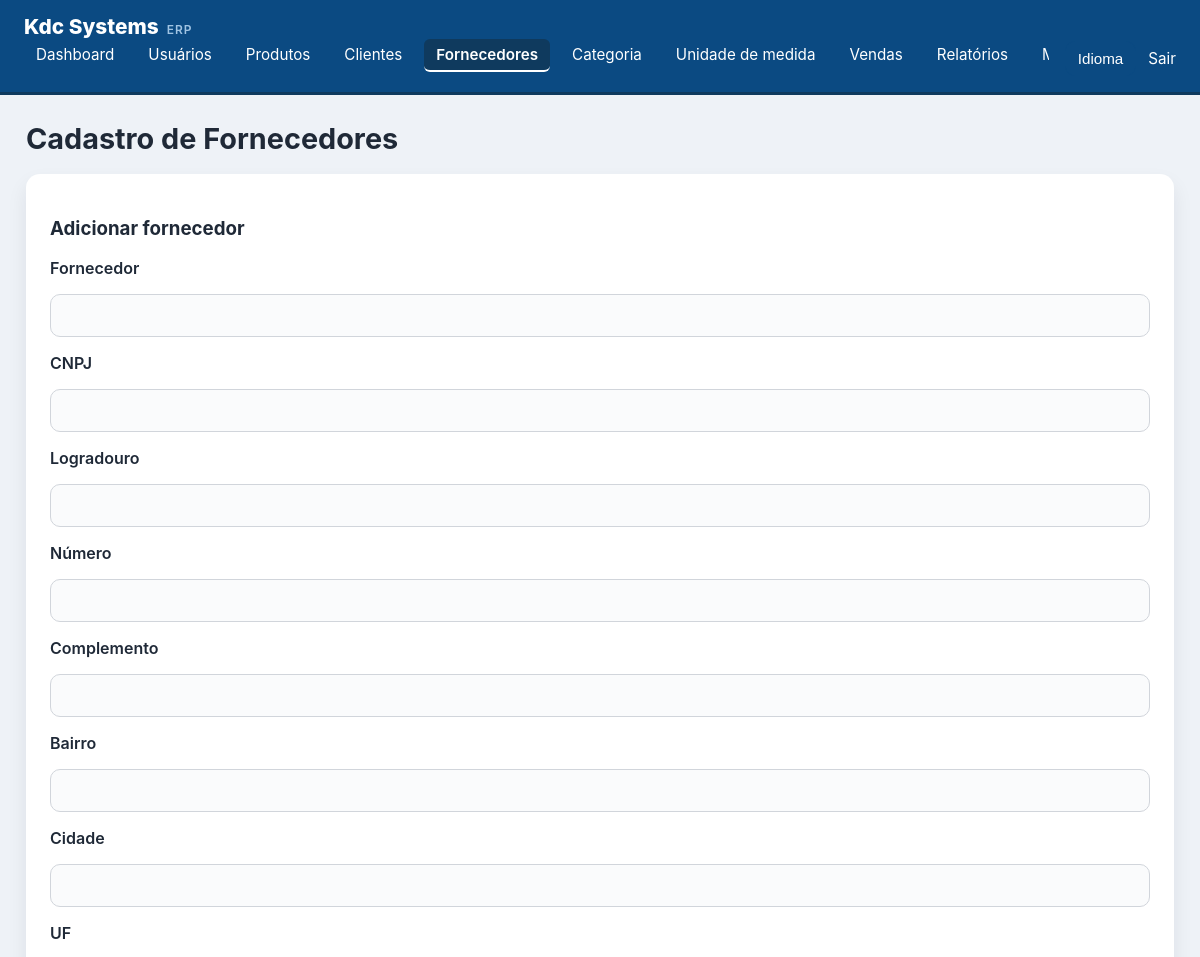
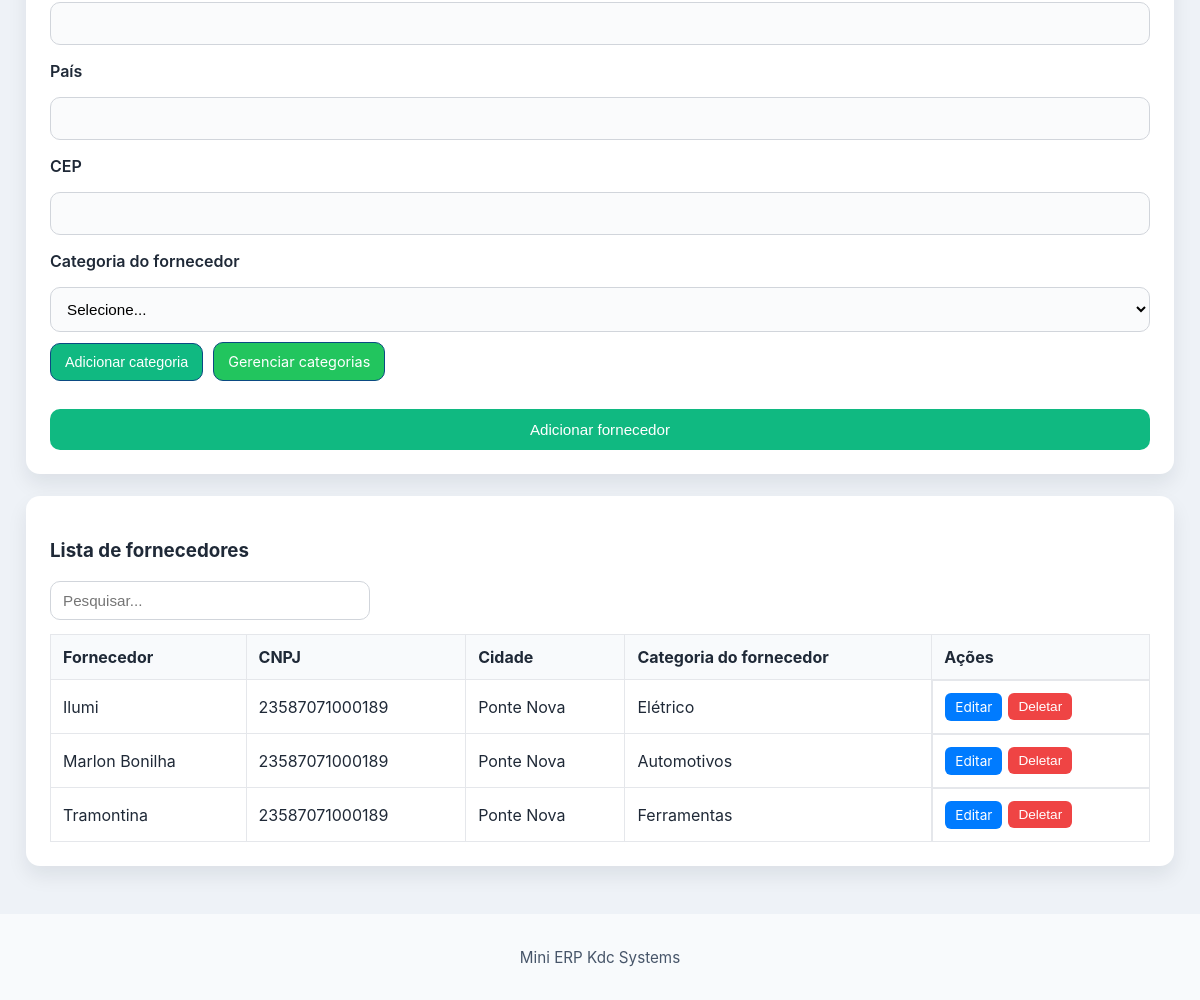
Page /cadastro/fornecedores (signed in) on the committed database (2 pictures, top to bottom).
### tables this page shows
CREATE TABLE suppliers (
    id INTEGER PRIMARY KEY AUTOINCREMENT,
    name TEXT NOT NULL,
    cnpj TEXT,
    address TEXT,
    category TEXT
, street TEXT, number TEXT, complement TEXT, neighborhood TEXT, city TEXT, state TEXT, country TEXT, postal_code TEXT, category_id INTEGER);

CREATE TABLE categories (
    id INTEGER PRIMARY KEY AUTOINCREMENT,
    name TEXT UNIQUE NOT NULL
);

### app.py (the view, shortened to what this page needs)
@app.route("/cadastro/<entity>", methods=["GET", "POST"])
def cadastro(entity):
    if not session.get("user"):
        return redirect(url_for("login"))
    entity = entity.lower()
    conn = get_db_connection(app.config["DATABASE"])
    rows = []
    categories = conn.execute("SELECT * FROM categories ORDER BY name").fetchall()
    units = conn.execute("SELECT * FROM units ORDER BY name").fetchall()
    suppliers = conn.execute("SELECT * FROM suppliers ORDER BY name").fetchall()
    edit_id = request.args.get("edit_id") or request.form.get("edit_id")
    edit_data = None
    if entity == "usuarios":
        rows = conn.execute("SELECT * FROM users ORDER BY username").fetchall()
    elif entity == "produtos":
        rows = conn.execute(
            "SELECT p.*, c.name AS category_name, u.name AS unit_name, s.name AS supplier_name FROM products p LEFT JOIN categories c ON p.category_id = c.id LEFT JOIN units u ON p.unit_id = u.id LEFT JOIN suppliers s ON p.supplier_id = s.id ORDER BY p.name"
        ).fetchall()
    elif entity == "clientes":
        rows = conn.execute("SELECT * FROM clients ORDER BY name").fetchall()
    elif entity == "fornecedores":
        rows = conn.execute(
            "SELECT s.*, c.name AS category_name FROM suppliers s LEFT JOIN categories c ON s.category_id = c.id ORDER BY s.name"
        ).fetchall()
    elif entity == "categorias":
        rows = conn.execute("SELECT * FROM categories ORDER BY name").fetchall()
    elif entity == "unidades":
        rows = conn.execute("SELECT * FROM units ORDER BY name").fetchall()
    else:
        conn.close()
        flash(translate("error_required_fields"), "error")
        return redirect(url_for("dashboard"))
    conn.close()
    return render_template(
        "cadastro.html",
        title=get_entity_title(entity),
        entity=entity,
        rows=rows,
        categories=categories,
        units=units,
        suppliers=suppliers,
        edit_id=edit_id,
        edit_data=edit_data,
    )

### app.py (called while the page is built)
def translate(key):
    lang = session.get("lang", DEFAULT_LANG)
    return TRANSLATIONS.get(lang, TRANSLATIONS[DEFAULT_LANG]).get(key, TRANSLATIONS[DEFAULT_LANG].get(key, key))

@app.context_processor
def inject_translations():
    return {
        "t": lambda key: translate(key),
        "languages": LANGUAGES,
        "current_language": session.get("lang", DEFAULT_LANG),
    }

def get_entity_title(entity):
    labels = {
        "usuarios": translate("menu_users"),
        "produtos": translate("menu_products"),
        "clientes": translate("menu_clients"),
        "fornecedores": translate("menu_suppliers"),
        "categorias": translate("category_label"),
        "unidades": translate("unit_label"),
    }
    return f"Cadastro de {labels.get(entity, entity.capitalize())}"

### models.py (called while the page is built)
def get_db_connection(db_path: str):
    try:
        connection = sqlite3.connect(db_path, timeout=10.0)
        connection.row_factory = sqlite3.Row
        connection.execute("PRAGMA journal_mode=WAL")
        connection.execute("PRAGMA synchronous=NORMAL")
        return connection
    except sqlite3.DatabaseError as e:
        logger.error(f"Erro ao conectar ao banco de dados: {e}")
        raise

### templates/cadastro.html (shortened to what this page needs)
{% extends "base.html" %}
{% block content %}
  {% if entity == 'usuarios' %}
    <div class="form-card">
      <h3>{% if edit_id %}Editar Usuário{% else %}{{ t('add_user') }}{% endif %}</h3>
      <form method="post" action="{{ url_for('cadastro', entity='usuarios') }}">
        {% if edit_id %}<input type="hidden" name="edit_id" value="{{ edit_id }}">{% endif %}
        <label>{{ t('name_label') }} *</label>
        <input type="text" name="name" placeholder="Ex: João Silva" value="{{ edit_data.get('name', '') if edit_data else '' }}" required>
        <label>{{ t('username_label') }} (Login) *</label>
        <input type="text" name="username" placeholder="Ex: joao.silva (sem espaços)" value="{{ edit_data.get('username', '') if edit_data else '' }}" required pattern="[A-Za-z0-9._-]+" {% if edit_id %}readonly{% endif %}>
        {% if not edit_id %}<label>{{ t('password_label') }} *</label>
        <input type="password" name="password" required>{% else %}<label>{{ t('password_label') }} (deixe em branco para manter)</label>
        <input type="password" name="password">{% endif %}
        <label>{{ t('email_label') }}</label>
        <input type="email" name="email" value="{{ edit_data.get('email', '') if edit_data else '' }}">
        <button type="submit" class="btn-add">{% if edit_id %}Atualizar{% else %}{{ t('add_user') }}{% endif %}</button>
        {% if edit_id %}<a href="{{ url_for('cadastro', entity='usuarios') }}" class="outline-button">Cancelar</a>{% endif %}
      </form>
    </div>
    <div class="table-card">
      <h3>{{ t('user_list') }}</h3>
      <div class="table-search">
        <input type="search" class="search-input" placeholder="{{ t('search_placeholder') }}" oninput="filterTable('users-table', this.value)">
      </div>
      <table id="users-table">
        <thead>
          <tr><th>Nome</th><th>{{ t('username_label') }}</th><th>{{ t('email_label') }}</th><th>{{ t('actions') }}</th></tr>
        </thead>
        <tbody>
          {% for user in rows %}
            <tr>
              <td>{{ user['name'] or user['username'] }}</td>
              <td>{{ user['username'] }}</td>
              <td>{{ user['email'] or '-' }}</td>
              <td class="action-buttons">
                <a href="{{ url_for('cadastro', entity='usuarios', edit_id=user['id']) }}" class="btn-edit">Editar</a>
                <form class="inline-form" method="post" action="{{ url_for('cadastro', entity='usuarios') }}" onsubmit="return confirm('Tem certeza que deseja deletar?');">
                  <input type="hidden" name="delete_id" value="{{ user['id'] }}">
                  <button type="submit" class="btn-delete">Deletar</button>
                </form>
                <form class="inline-form" method="post" action="{{ url_for('cadastro', entity='usuarios') }}">
                  <input type="hidden" name="reset_id" value="{{ user['id'] }}">
                  <input type="password" name="reset_password" placeholder="{{ t('new_password_placeholder') }}" required>
                  <button type="submit" name="action" value="reset">{{ t('reset_password_button') }}</button>
                </form>
              </td>
            </tr>
          {% else %}
            <tr><td colspan="4">{{ t('no_records_found') }}</td></tr>
          {% endfor %}
        </tbody>
      </table>
    </div>
  {% elif entity == 'fornecedores' %}
    <div class="form-card">
      <h3>{% if edit_id %}Editar Fornecedor{% else %}{{ t('add_supplier') }}{% endif %}</h3>
      <form method="post" action="{{ url_for('cadastro', entity='fornecedores') }}">
        <label>{{ t('supplier_name') }}</label>
        <input type="text" name="name" value="{{ edit_data.get('name', '') if edit_data else '' }}" required>
        <label>{{ t('cnpj_label') }}</label>
        <input type="text" name="cnpj" inputmode="numeric" pattern="[0-9]*" maxlength="14" value="{{ edit_data.get('cnpj', '') if edit_data else '' }}" oninput="this.value=this.value.replace(/\D/g,'')">
        <label>{{ t('street_label') }}</label>
        <input type="text" name="street" value="{{ edit_data.get('street', '') if edit_data else '' }}">
        <label>{{ t('number_label') }}</label>
        <input type="text" name="number" value="{{ edit_data.get('number', '') if edit_data else '' }}">
        <label>{{ t('complement_label') }}</label>
        <input type="text" name="complement" value="{{ edit_data.get('complement', '') if edit_data else '' }}">
        <label>{{ t('neighborhood_label') }}</label>
        <input type="text" name="neighborhood" value="{{ edit_data.get('neighborhood', '') if edit_data else '' }}">
        <label>{{ t('city_label') }}</label>
        <input type="text" name="city" value="{{ edit_data.get('city', '') if edit_data else '' }}">
        <label>{{ t('state_label') }}</label>
        <input type="text" name="state" maxlength="2" pattern="[A-Za-z]{0,2}" style="text-transform: uppercase;" value="{{ edit_data.get('state', '') if edit_data else '' }}" oninput="this.value=this.value.replace(/[^A-Za-z]/g,'').toUpperCase()">
        <label>{{ t('country_label') }}</label>
        <input type="text" name="country" value="{{ edit_data.get('country', '') if edit_data else '' }}">
        <label>{{ t('zipcode_label') }}</label>
        <input type="text" name="postal_code" inputmode="numeric" pattern="[0-9]*" maxlength="8" value="{{ edit_data.get('postal_code', '') if edit_data else '' }}" oninput="this.value=this.value.replace(/\D/g,'')">
        <label>{{ t('supplier_category') }}</label>
        <div class="inline-group">
          <select name="category_id" required>
            <option value="">Selecione...</option>
          </select>
          <button type="button" class="outline-button small btn-add" onclick="toggleCategoryForm('supplier-category-form', this)">{{ t('add_category') }}</button>
          <a href="{{ url_for('cadastro', entity='categorias') }}" class="outline-button small btn-manage">{{ t('manage_categories') }}</a>
        </div>
        <button type="submit" class="btn-add">{% if edit_id %}Atualizar{% else %}{{ t('add_supplier') }}{% endif %}</button>
      </form>
    </div>
    <div class="table-card">
      <h3>{{ t('supplier_list') }}</h3>
      <div class="table-search">
        <input type="search" class="search-input" placeholder="{{ t('search_placeholder') }}" oninput="filterTable('suppliers-table', this.value)">
      </div>
      <table id="suppliers-table">
        <thead>
          <tr><th>{{ t('supplier_name') }}</th><th>{{ t('cnpj_label') }}</th><th>{{ t('city_label') }}</th><th>{{ t('supplier_category') }}</th><th>{{ t('actions') }}</th></tr>
        </thead>
        <tbody>
          {% for supplier in rows %}
            <tr>
              <td>{{ supplier['name'] }}</td>
              <td>{{ supplier['cnpj'] }}</td>
              <td>{{ supplier['city'] or '-' }}</td>
              <td>{{ supplier['category_name'] or supplier['category'] or '-' }}</td>
              <td class="action-buttons">
                <a href="{{ url_for('cadastro', entity='fornecedores', edit_id=supplier['id']) }}" class="btn-edit">Editar</a>
                <form class="inline-form" method="post" action="{{ url_for('cadastro', entity='fornecedores') }}" onsubmit="return confirm('Tem certeza que deseja deletar?');">
                  <button type="submit" class="btn-delete">Deletar</button>
                </form>
              </td>
            </tr>
          {% else %}
            <tr><td colspan="5">{{ t('no_records_found') }}</td></tr>
          {% endfor %}
        </tbody>
      </table>
    </div>
  {% endif %}
{% endblock %}

### static/css/style.css (style rules this page uses)
* { box-sizing: border-box; }
body { margin: 0; font-family: Inter, Arial, sans-serif; background: #eef2f7; color: #1f2937; }
.login-card, .form-card, .table-card, .notice-card, .manual-card, .card { background: #fff; border-radius: 14px; box-shadow: 0 10px 20px rgba(15, 23, 42, 0.08); padding: 24px; margin-bottom: 22px; }
.login-card form, .form-card form { display: grid; gap: 16px; }
.login-card label, .form-card label { font-weight: 600; }
.login-card input, .form-card input, .form-card select, .sale-row input, .sale-row select { width: 100%; border: 1px solid #d1d5db; border-radius: 10px; padding: 12px; font-size: 0.95rem; background: #fafbfc; }
button, .outline-button { border: none; border-radius: 10px; background: #0b4a82; color: #fff; cursor: pointer; padding: 12px 18px; font-size: 0.95rem; }
.outline-button { background: transparent; color: #0b4a82; border: 1px solid #0b4a82; text-decoration: none; display: inline-block; }
.table-card table { width: 100%; border-collapse: collapse; margin-top: 12px; }
.table-card th, .table-card td { border: 1px solid #e5e7eb; padding: 12px; text-align: left; }
.table-card thead { background: #f8fafc; }
.inline-form { display: grid; grid-template-columns: 160px 1fr auto; gap: 10px; }
.btn-add { background: #10b981 !important; color: #fff !important; }
.btn-delete { background: #ef4444 !important; color: #fff !important; }

### templates/cadastro.html (style rules this page uses)
.inline-group { display: flex; gap: 10px; flex-wrap: wrap; align-items: flex-end; margin-bottom: 12px; }
.table-search { margin-bottom: 14px; }
.search-input { width: 100%; max-width: 320px; padding: 10px 12px; border: 1px solid #d1d5db; border-radius: 10px; background: #ffffff; color: #111827; font-size: 0.95rem; }
.outline-button.small { padding: 10px 14px; font-size: 0.9rem; }
.action-buttons { white-space: nowrap; display: flex; gap: 6px; flex-wrap: wrap; }
.action-buttons form { display: inline; }
.btn-edit, .btn-delete, .action-buttons button { padding: 6px 10px; font-size: 0.85rem; border: none; border-radius: 6px; cursor: pointer; text-decoration: none; display: inline-block; transition: all 0.2s ease; }
.btn-edit { background: #007bff; color: white; }
.btn-delete { background: #ef4444; color: white; }
.btn-manage { background: #22c55e; color: white; }
.action-buttons button { background: #6c757d; color: white; }

### rows in the picture
suppliers: name "Ilumi", cnpj "23587071000189", city "Ponte Nova", name "Elétrico"
suppliers: name "Marlon Bonilha", cnpj "23587071000189", city "Ponte Nova", name "Automotivos"
suppliers: name "Tramontina", cnpj "23587071000189", city "Ponte Nova", name "Ferramentas"

### other values in the picture
{{ t('menu_dashboard') }} "Dashboard"
{{ t('menu_users') }} "Usuários"
{{ t('menu_products') }} "Produtos"
{{ t('menu_clients') }} "Clientes"
{{ t('menu_suppliers') }} "Fornecedores"
{{ t('category_label') }} "Categoria"
{{ t('unit_label') }} "Unidade de medida"
{{ t('menu_sales') }} "Vendas"
{{ t('menu_reports') }} "Relatórios"
{{ t('select_language') }} "Idioma"
{{ t('menu_logout') }} "Sair"
{{ title }} "Cadastro de Fornecedores"
{{ t('add_supplier') }} "Adicionar fornecedor"
{{ t('supplier_name') }} "Fornecedor"
{{ t('cnpj_label') }} "CNPJ"
